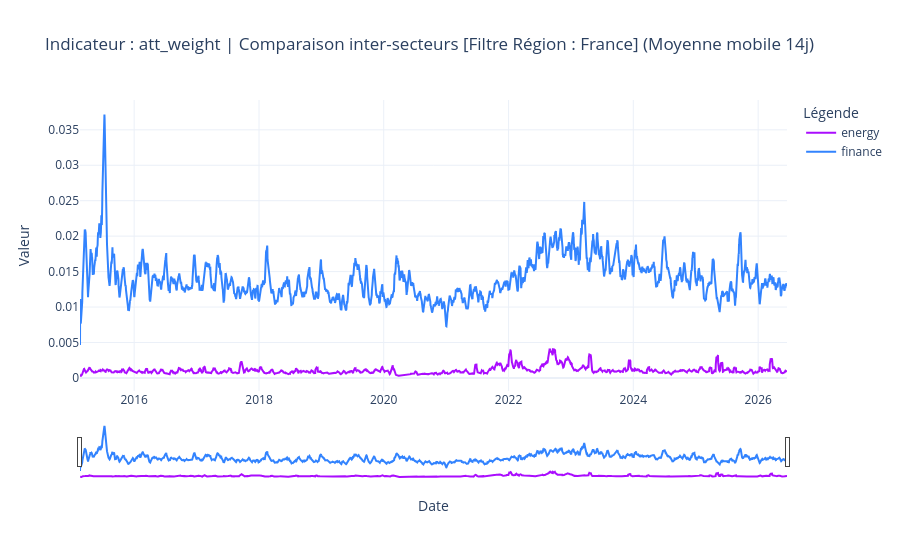

Write notebook code for a chart like this one.
### Code cell
plot_gdelt_indicator(
    df_global, df_geo, 
    metric='att_weight', mode='sectors', sector_keys=['energy', 'finance'], region_filter='France'
)

### Figure 1 — Plotly figure (JSON) as saved in the notebook; plotly's stock layout.template omitted (floating-point values rounded to 4 significant figures; data arrays with more than 128 entries replaced by an {"elided": "..."} marker saying what was removed)
{"data": [{"hovertemplate": "Série=energy<br>period=%{x}<br>Valeur=%{y}<extra></extra>", "legendgroup": "energy", "line": {"color": "#AA0DFE", "dash": "solid"}, "marker": {"symbol": "circle"}, "mode": "lines", "name": "energy", "orientation": "v", "showlegend": true, "type": "scatter", "x": {"elided": "4123 str values"}, "xaxis": "x", "y": {"elided": "4123 float values"}, "yaxis": "y"}, {"hovertemplate": "Série=finance<br>period=%{x}<br>Valeur=%{y}<extra></extra>", "legendgroup": "finance", "line": {"color": "#3283FE", "dash": "solid"}, "marker": {"symbol": "circle"}, "mode": "lines", "name": "finance", "orientation": "v", "showlegend": true, "type": "scatter", "x": {"elided": "4123 str values"}, "xaxis": "x", "y": {"elided": "4123 float values"}, "yaxis": "y"}], "layout": {"hovermode": "x unified", "legend": {"title": {"text": "Légende"}, "tracegroupgap": 0}, "title": {"text": "Indicateur : att_weight | Comparaison inter-secteurs [Filtre Région : France] (Moyenne mobile 14j)"}, "xaxis": {"anchor": "y", "domain": [0, 1], "rangeslider": {"visible": true}, "title": {"text": "Date"}}, "yaxis": {"anchor": "x", "domain": [0, 1], "title": {"text": "Valeur"}}}}
